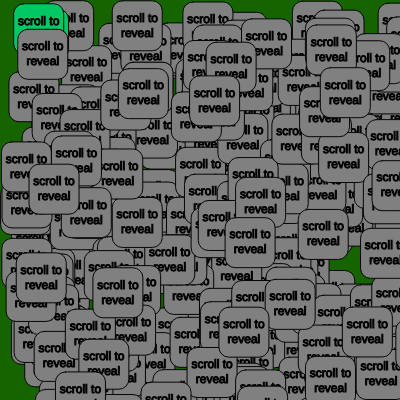
Frame 1 (no input)
Frame 60 (no input): identical to frame 1, image omitted
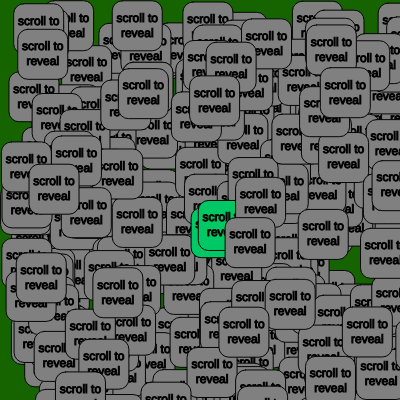
Frame 120 (the mouse pressed at the canvas centre since frame 60)

The p5.js sketch that drew these frames (run headless with seeded random() and noise() and a simulated clock; from frame 60 on, the mouse is pressed at the canvas centre):

// p5.js sketch
// ── sketch.js
let cbs=[]
let numClickables=300

function setup() {
  createCanvas(400, 400);
  text('hi', 200, 200)
  for(let i=0; i<numClickables; i++){
    cbs.push(new ClickableBlob(random(width), random(height), 50))
  }
  console.log(cbs)
 
}

function draw() {
  background(22, 100, 0);
  fill(0)
  text("you found me", 200, 200)
  cbs.forEach(function(cb){
    cb.update()
    cb.show()
  })
}

function mouseWheel(){
  cbs.forEach(function(cb){
    cb.click()
  })
}

class ClickableBlob{
  constructor(x,y,s){
    this.tx=x
    this.ty=y
    this.x=x
    this.y=y
    this.s=s
    this.hover=false
  }
  
  click(){
    if(this.hover){
      this.tx=random(width)
      this.ty=random(height)
    }
  }
  
  update(){
    this.x+=(this.tx-this.x)/8
    this.y+=(this.ty-this.y)/8
    let d=dist(this.x, this.y, mouseX, mouseY)
    this.hover = d < this.s/2
  }
  
  show(){
    fill(128)
    if(this.hover){
      fill(0,200,100)
    }
    stroke(5)
     square(this.x, this.y, this.s,10)
    fill(0)
    textAlign(CENTER,CENTER)
    text("scroll to reveal", this.x, this.y, this.s, this.s)
  }
}
  
